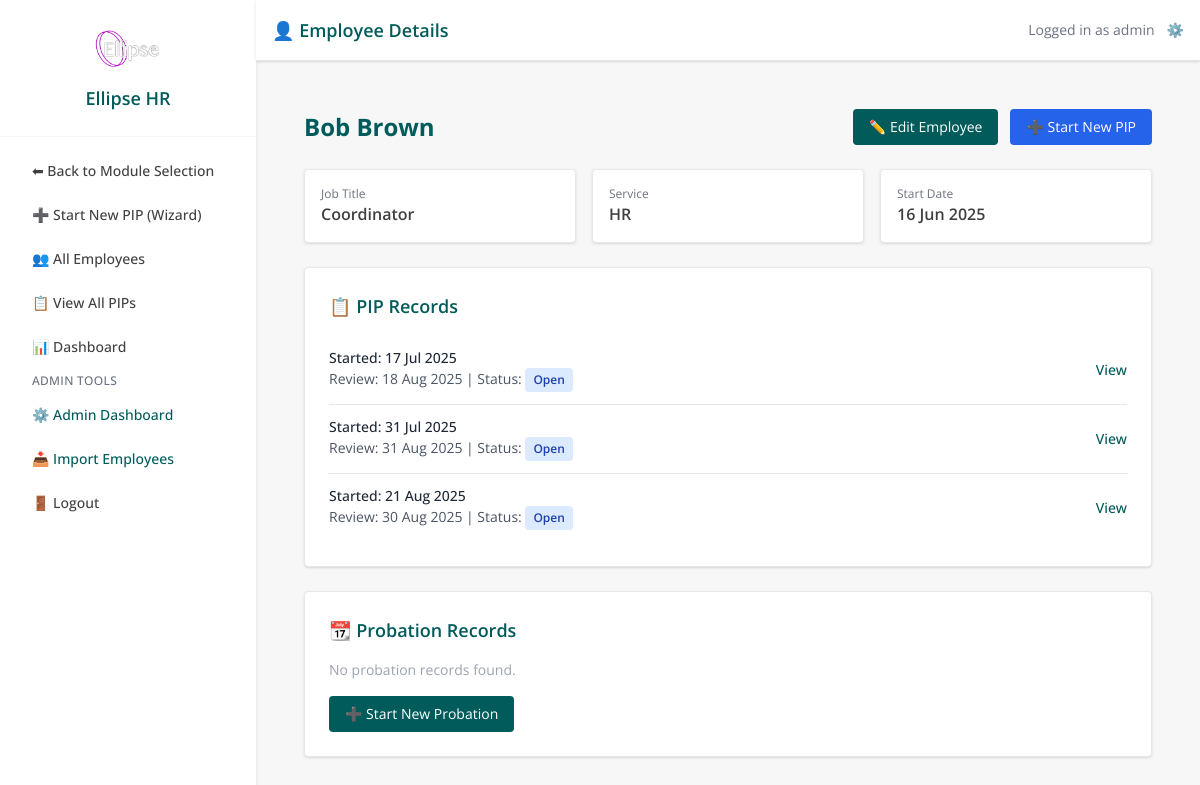
/employee/2 (signed in), run on an earlier commit of the app's database.
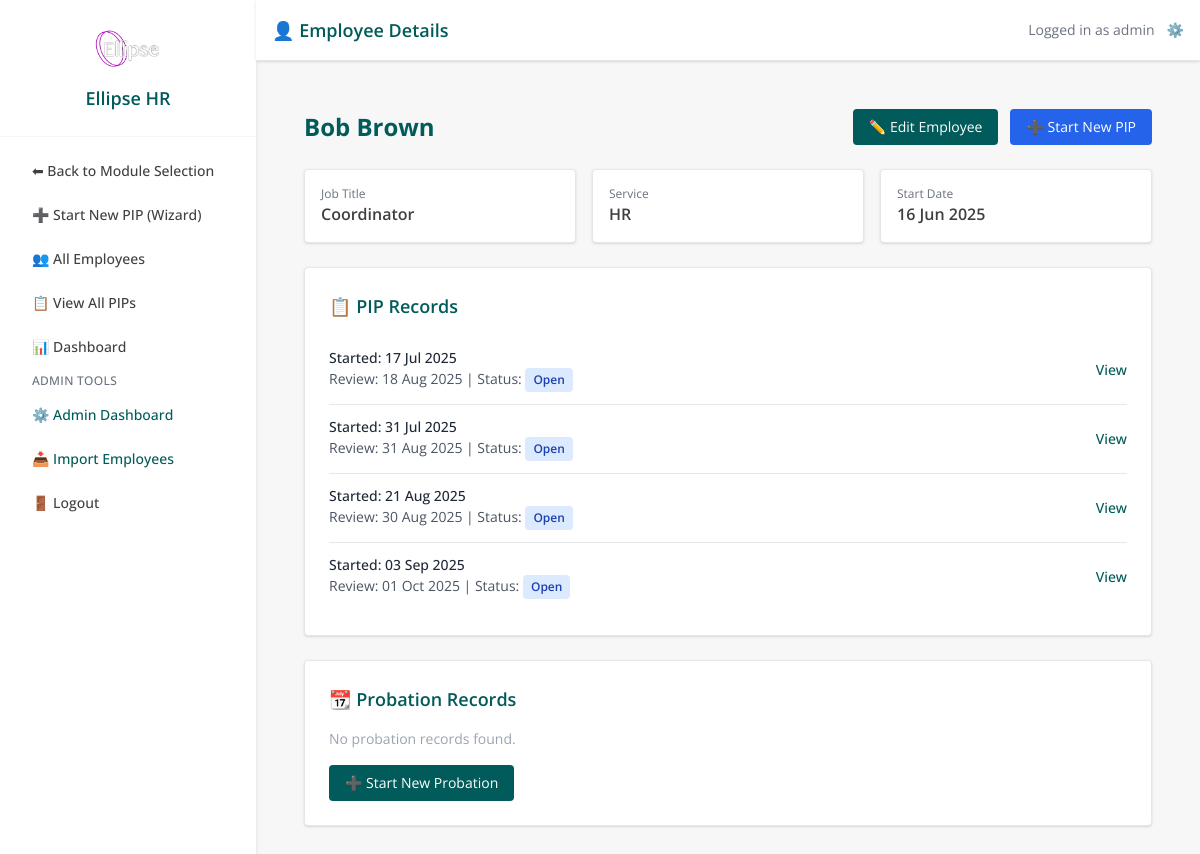
And on a later commit of the database.
### models.py (models this page shows)
class PIPRecord(db.Model):
    __tablename__ = 'pip_record'
    id = db.Column(db.Integer, primary_key=True)
    employee_id = db.Column(db.Integer, db.ForeignKey('employee.id'), nullable=False)
    concerns = db.Column(db.Text, nullable=False)
    start_date = db.Column(db.Date, nullable=False)
    review_date = db.Column(db.Date, nullable=False)
    meeting_notes = db.Column(db.Text)
    status = db.Column(db.String(20), default='Open')
    created_by = db.Column(db.String(100))
    created_at = db.Column(db.DateTime, default=datetime.utcnow)
    last_updated = db.Column(db.DateTime, default=datetime.utcnow, onupdate=datetime.utcnow)
    ai_advice = db.Column(db.Text)
    ai_advice_generated_at = db.Column(db.DateTime)
    capability_meeting_date = db.Column(db.DateTime, nullable=True)
    capability_meeting_time = db.Column(db.String, nullable=True)
    capability_meeting_venue = db.Column(db.String, nullable=True)
    concern_category = db.Column(db.String(100))
    severity = db.Column(db.String(50))
    frequency = db.Column(db.String(50))
    tags = db.Column(db.Text)
    ai_summary = db.Column(db.Text, nullable=True)
    ai_action_suggestions = db.Column(JSON, nullable=True)
    ai_next_up = db.Column(JSON, nullable=True)
    ai_actions_accepted = db.Column(JSON, nullable=True)
    outcome_status = db.Column(db.String(50), nullable=True)  # e.g., Successful, Extended, Unsuccessful
    outcome_notes = db.Column(db.Text, nullable=True)
    employee = db.relationship('Employee', back_populates='pips')
    action_items = db.relationship(
        'PIPActionItem',
        back_populates='pip_record',
        cascade='all, delete-orphan',
        lazy=True
    )
    timeline_events = db.relationship(
        'TimelineEvent',
        back_populates='pip_record',
        cascade='all, delete-orphan',
        lazy=True
    )

### app.py (the view)
@app.route('/employee/<int:employee_id>')
@login_required
def employee_detail(employee_id):
    employee = Employee.query.options(db.joinedload(Employee.pips)).get_or_404(employee_id)
    if current_user.admin_level == 0 and employee.team_id != current_user.team_id:
        flash('Access denied')
        return redirect(url_for('dashboard'))
    return render_template('employee_detail.html', employee=employee)

### app.py (called while the page is built)
@app.context_processor
def inject_module():
    return dict(active_module=session.get('active_module'))

@app.context_processor
def inject_csrf_token():
    return dict(csrf_token=generate_csrf)

@login_manager.user_loader
def load_user(user_id):
    return db.session.get(User, int(user_id))

@app.before_request
def set_active_module():
    path = request.path.lower()
    if path.startswith('/pip/') or \
       path.startswith('/employee/') or \
       path in ['/dashboard', '/pip_list', '/employee/list', '/employee/add', '/pip/select-employee']:
        session['active_module'] = 'PIP'
    elif path.startswith('/probation/'):
        session['active_module'] = 'Probation'
    elif path == '/':
        session.pop('active_module', None)

@app.context_processor
def inject_csrf_token():
    return dict(csrf_token=generate_csrf)

### models.py (called while the page is built)
    def is_superuser(self):
        return self.admin_level == 2

### templates/employee_detail.html (shortened to what this page needs)
{% extends "base.html" %}
{% block page_title %}👤 Employee Details{% endblock %}
{% block content %}
<div class="max-w-5xl mx-auto p-6 space-y-6">
  <div class="flex justify-between items-center">
    <h1 class="text-2xl font-bold text-ellipse-teal">
      {{ employee.first_name }} {{ employee.last_name }}
    </h1>
    <div class="flex gap-3">
      <a href="{{ url_for('edit_employee', employee_id=employee.id) }}"
         class="inline-flex items-center bg-ellipse-teal text-white px-4 py-2 rounded hover:bg-ellipse-hover text-sm">
        ✏️ Edit Employee
      </a>
      <button onclick="openPipModal()" class="inline-flex items-center bg-blue-600 text-white px-4 py-2 rounded hover:bg-blue-700 text-sm">
        ➕ Start New PIP
      </button>
    </div>
  </div>
  <div class="grid grid-cols-1 md:grid-cols-3 gap-4">
    <div class="bg-white p-4 rounded shadow border">
      <p class="text-xs text-gray-500">Job Title</p>
      <p class="text-base font-semibold">{{ employee.job_title }}</p>
    </div>
    <div class="bg-white p-4 rounded shadow border">
      <p class="text-xs text-gray-500">Service</p>
      <p class="text-base font-semibold">{{ employee.service }}</p>
    </div>
    <div class="bg-white p-4 rounded shadow border">
      <p class="text-xs text-gray-500">Start Date</p>
      <p class="text-base font-semibold">{{ employee.start_date.strftime('%d %b %Y') }}</p>
    </div>
  </div>
  <div class="bg-white p-6 rounded shadow border">
    <h2 class="text-lg font-semibold text-ellipse-teal mb-4">📋 PIP Records</h2>
    <ul class="divide-y divide-gray-200">
      {% for pip in employee.pips %}
        <li class="py-3">
          <div class="flex justify-between items-center">
            <div>
              <p class="text-sm font-medium text-gray-800">Started: {{ pip.start_date.strftime('%d %b %Y') }}</p>
              <p class="text-sm text-gray-600">
                Review: {{ pip.review_date.strftime('%d %b %Y') }} |
                Status:
                <span class="inline-block px-2 py-1 rounded text-xs font-semibold
                  {% if pip.status == 'Open' %}bg-blue-100 text-blue-800
                  {% elif pip.status == 'Completed' %}bg-green-100 text-green-800
                  {% elif pip.status == 'Closed' %}bg-gray-200 text-gray-700
                  {% else %}bg-gray-100 text-gray-600
                  {% endif %}">
                  {{ pip.status }}
                </span>
              </p>
            </div>
            <a href="{{ url_for('pip_detail', id=pip.id) }}"
               class="text-sm text-ellipse-teal hover:underline font-medium">
              View
            </a>
          </div>
        </li>
      {% else %}
        <li class="py-3 text-gray-400">No PIPs for this employee.</li>
      {% endfor %}
    </ul>
  </div>
  <div class="bg-white p-6 rounded shadow border">
    <h2 class="text-lg font-semibold text-ellipse-teal mb-4">📆 Probation Records</h2>
    {% if employee.probation_records %}
      <ul class="space-y-2">
        {% for probation in employee.probation_records %}
          <li class="flex justify-between items-center border p-3 rounded hover:bg-ellipse-light transition">
            <span>
              Start: {{ probation.start_date.strftime('%d %b %Y') }} —
              Status:
              <span class="text-sm font-medium text-gray-700">{{ probation.status }}</span>
            </span>
            <a href="{{ url_for('view_probation', id=probation.id) }}"
               class="text-sm text-ellipse-teal hover:underline font-medium">
              View
            </a>
          </li>
        {% endfor %}
      </ul>
    {% else %}
      <p class="text-gray-400 text-sm">No probation records found.</p>
    {% endif %}
    <a href="{{ url_for('create_probation', employee_id=employee.id) }}"
       class="inline-block mt-4 bg-ellipse-teal text-white px-4 py-2 rounded hover:bg-ellipse-hover text-sm">
      ➕ Start New Probation
    </a>
  </div>
</div>
{% endblock %}

What changed in the data, as far as the page shows it:
added PIPRecord: start_date "03 Sep 2025", review_date "01 Oct 2025", status "Open"
